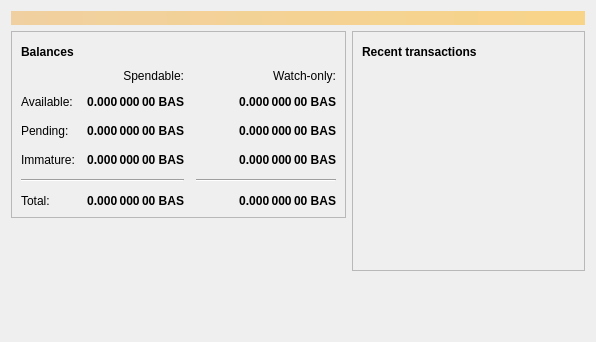
<?xml version="1.0" encoding="UTF-8"?>
<ui version="4.0">
 <class>OverviewPage</class>
 <widget class="QWidget" name="OverviewPage">
  <property name="geometry">
   <rect>
    <x>0</x>
    <y>0</y>
    <width>596</width>
    <height>342</height>
   </rect>
  </property>
  <property name="windowTitle">
   <string>Form</string>
  </property>
  <layout class="QVBoxLayout" name="topLayout">
   <item>
    <widget class="QLabel" name="labelAlerts">
     <property name="visible">
      <bool>false</bool>
     </property>
     <property name="styleSheet">
      <string notr="true">QLabel { background-color: qlineargradient(x1: 0, y1: 0, x2: 1, y2: 0, stop:0 #F0D0A0, stop:1 #F8D488); color:#000000; }</string>
     </property>
     <property name="wordWrap">
      <bool>true</bool>
     </property>
     <property name="margin">
      <number>3</number>
     </property>
     <property name="textInteractionFlags">
      <set>Qt::TextSelectableByMouse</set>
     </property>
    </widget>
   </item>
   <item>
    <layout class="QHBoxLayout" name="horizontalLayout" stretch="1,1">
     <item>
      <layout class="QVBoxLayout" name="verticalLayout_2">
       <item>
        <widget class="QFrame" name="frame">
         <property name="frameShape">
          <enum>QFrame::StyledPanel</enum>
         </property>
         <property name="frameShadow">
          <enum>QFrame::Raised</enum>
         </property>
         <layout class="QVBoxLayout" name="verticalLayout_4">
          <item>
           <layout class="QHBoxLayout" name="horizontalLayout_4">
            <item>
             <widget class="QLabel" name="label_5">
              <property name="font">
               <font>
                <weight>75</weight>
                <bold>true</bold>
               </font>
              </property>
              <property name="text">
               <string>Balances</string>
              </property>
             </widget>
            </item>
            <item>
             <widget class="QPushButton" name="labelWalletStatus">
              <property name="enabled">
               <bool>true</bool>
              </property>
              <property name="maximumSize">
               <size>
                <width>30</width>
                <height>16777215</height>
               </size>
              </property>
              <property name="toolTip">
               <string>The displayed information may be out of date. Your wallet automatically synchronizes with the Bastcoin network after a connection is established, but this process has not completed yet.</string>
              </property>
              <property name="text">
               <string/>
              </property>
              <property name="icon">
               <iconset resource="../bitcoin.qrc">
                <normaloff>:/icons/warning</normaloff>
                <disabledoff>:/icons/warning</disabledoff>:/icons/warning</iconset>
              </property>
              <property name="iconSize">
               <size>
                <width>24</width>
                <height>24</height>
               </size>
              </property>
              <property name="flat">
               <bool>true</bool>
              </property>
             </widget>
            </item>
            <item>
             <spacer name="horizontalSpacer_3">
              <property name="orientation">
               <enum>Qt::Horizontal</enum>
              </property>
              <property name="sizeHint" stdset="0">
               <size>
                <width>40</width>
                <height>20</height>
               </size>
              </property>
             </spacer>
            </item>
           </layout>
          </item>
          <item>
           <layout class="QGridLayout" name="gridLayout">
            <property name="spacing">
             <number>12</number>
            </property>
            <item row="2" column="2">
             <widget class="QLabel" name="labelWatchPending">
              <property name="font">
               <font>
                <weight>75</weight>
                <bold>true</bold>
               </font>
              </property>
              <property name="cursor">
               <cursorShape>IBeamCursor</cursorShape>
              </property>
              <property name="toolTip">
               <string>Unconfirmed transactions to watch-only addresses</string>
              </property>
              <property name="text">
               <string notr="true">0.000 000 00 BAS</string>
              </property>
              <property name="alignment">
               <set>Qt::AlignRight|Qt::AlignTrailing|Qt::AlignVCenter</set>
              </property>
              <property name="textInteractionFlags">
               <set>Qt::LinksAccessibleByMouse|Qt::TextSelectableByKeyboard|Qt::TextSelectableByMouse</set>
              </property>
             </widget>
            </item>
            <item row="2" column="1">
             <widget class="QLabel" name="labelUnconfirmed">
              <property name="font">
               <font>
                <weight>75</weight>
                <bold>true</bold>
               </font>
              </property>
              <property name="cursor">
               <cursorShape>IBeamCursor</cursorShape>
              </property>
              <property name="toolTip">
               <string>Total of transactions that have yet to be confirmed, and do not yet count toward the spendable balance</string>
              </property>
              <property name="text">
               <string notr="true">0.000 000 00 BAS</string>
              </property>
              <property name="alignment">
               <set>Qt::AlignRight|Qt::AlignTrailing|Qt::AlignVCenter</set>
              </property>
              <property name="textInteractionFlags">
               <set>Qt::LinksAccessibleByMouse|Qt::TextSelectableByKeyboard|Qt::TextSelectableByMouse</set>
              </property>
             </widget>
            </item>
            <item row="3" column="2">
             <widget class="QLabel" name="labelWatchImmature">
              <property name="font">
               <font>
                <weight>75</weight>
                <bold>true</bold>
               </font>
              </property>
              <property name="cursor">
               <cursorShape>IBeamCursor</cursorShape>
              </property>
              <property name="toolTip">
               <string>Mined balance in watch-only addresses that has not yet matured</string>
              </property>
              <property name="text">
               <string notr="true">0.000 000 00 BAS</string>
              </property>
              <property name="alignment">
               <set>Qt::AlignRight|Qt::AlignTrailing|Qt::AlignVCenter</set>
              </property>
              <property name="textInteractionFlags">
               <set>Qt::LinksAccessibleByMouse|Qt::TextSelectableByKeyboard|Qt::TextSelectableByMouse</set>
              </property>
             </widget>
            </item>
            <item row="4" column="0" colspan="2">
             <widget class="Line" name="line">
              <property name="orientation">
               <enum>Qt::Horizontal</enum>
              </property>
             </widget>
            </item>
            <item row="4" column="2">
             <widget class="Line" name="lineWatchBalance">
              <property name="sizePolicy">
               <sizepolicy hsizetype="Preferred" vsizetype="Fixed">
                <horstretch>0</horstretch>
                <verstretch>0</verstretch>
               </sizepolicy>
              </property>
              <property name="minimumSize">
               <size>
                <width>140</width>
                <height>0</height>
               </size>
              </property>
              <property name="orientation">
               <enum>Qt::Horizontal</enum>
              </property>
             </widget>
            </item>
            <item row="5" column="0">
             <widget class="QLabel" name="labelTotalText">
              <property name="text">
               <string>Total:</string>
              </property>
             </widget>
            </item>
            <item row="3" column="1">
             <widget class="QLabel" name="labelImmature">
              <property name="font">
               <font>
                <weight>75</weight>
                <bold>true</bold>
               </font>
              </property>
              <property name="cursor">
               <cursorShape>IBeamCursor</cursorShape>
              </property>
              <property name="toolTip">
               <string>Mined balance that has not yet matured</string>
              </property>
              <property name="text">
               <string notr="true">0.000 000 00 BAS</string>
              </property>
              <property name="alignment">
               <set>Qt::AlignRight|Qt::AlignTrailing|Qt::AlignVCenter</set>
              </property>
              <property name="textInteractionFlags">
               <set>Qt::LinksAccessibleByMouse|Qt::TextSelectableByKeyboard|Qt::TextSelectableByMouse</set>
              </property>
             </widget>
            </item>
            <item row="2" column="3">
             <spacer name="horizontalSpacer_2">
              <property name="orientation">
               <enum>Qt::Horizontal</enum>
              </property>
              <property name="sizeHint" stdset="0">
               <size>
                <width>40</width>
                <height>20</height>
               </size>
              </property>
             </spacer>
            </item>
            <item row="3" column="0">
             <widget class="QLabel" name="labelImmatureText">
              <property name="text">
               <string>Immature:</string>
              </property>
             </widget>
            </item>
            <item row="5" column="1">
             <widget class="QLabel" name="labelTotal">
              <property name="font">
               <font>
                <weight>75</weight>
                <bold>true</bold>
               </font>
              </property>
              <property name="cursor">
               <cursorShape>IBeamCursor</cursorShape>
              </property>
              <property name="toolTip">
               <string>Your current total balance</string>
              </property>
              <property name="text">
               <string notr="true">0.000 000 00 BAS</string>
              </property>
              <property name="alignment">
               <set>Qt::AlignRight|Qt::AlignTrailing|Qt::AlignVCenter</set>
              </property>
              <property name="textInteractionFlags">
               <set>Qt::LinksAccessibleByMouse|Qt::TextSelectableByKeyboard|Qt::TextSelectableByMouse</set>
              </property>
             </widget>
            </item>
            <item row="5" column="2">
             <widget class="QLabel" name="labelWatchTotal">
              <property name="font">
               <font>
                <weight>75</weight>
                <bold>true</bold>
               </font>
              </property>
              <property name="cursor">
               <cursorShape>IBeamCursor</cursorShape>
              </property>
              <property name="toolTip">
               <string>Current total balance in watch-only addresses</string>
              </property>
              <property name="text">
               <string notr="true">0.000 000 00 BAS</string>
              </property>
              <property name="alignment">
               <set>Qt::AlignRight|Qt::AlignTrailing|Qt::AlignVCenter</set>
              </property>
              <property name="textInteractionFlags">
               <set>Qt::LinksAccessibleByMouse|Qt::TextSelectableByKeyboard|Qt::TextSelectableByMouse</set>
              </property>
             </widget>
            </item>
            <item row="0" column="2">
             <widget class="QLabel" name="labelWatchonly">
              <property name="text">
               <string>Watch-only:</string>
              </property>
              <property name="alignment">
               <set>Qt::AlignRight|Qt::AlignTrailing|Qt::AlignVCenter</set>
              </property>
             </widget>
            </item>
            <item row="1" column="0">
             <widget class="QLabel" name="labelBalanceText">
              <property name="text">
               <string>Available:</string>
              </property>
             </widget>
            </item>
            <item row="1" column="1">
             <widget class="QLabel" name="labelBalance">
              <property name="font">
               <font>
                <weight>75</weight>
                <bold>true</bold>
               </font>
              </property>
              <property name="cursor">
               <cursorShape>IBeamCursor</cursorShape>
              </property>
              <property name="toolTip">
               <string>Your current spendable balance</string>
              </property>
              <property name="text">
               <string notr="true">0.000 000 00 BAS</string>
              </property>
              <property name="alignment">
               <set>Qt::AlignRight|Qt::AlignTrailing|Qt::AlignVCenter</set>
              </property>
              <property name="textInteractionFlags">
               <set>Qt::LinksAccessibleByMouse|Qt::TextSelectableByKeyboard|Qt::TextSelectableByMouse</set>
              </property>
             </widget>
            </item>
            <item row="1" column="2">
             <widget class="QLabel" name="labelWatchAvailable">
              <property name="font">
               <font>
                <weight>75</weight>
                <bold>true</bold>
               </font>
              </property>
              <property name="cursor">
               <cursorShape>IBeamCursor</cursorShape>
              </property>
              <property name="toolTip">
               <string>Your current balance in watch-only addresses</string>
              </property>
              <property name="text">
               <string notr="true">0.000 000 00 BAS</string>
              </property>
              <property name="alignment">
               <set>Qt::AlignRight|Qt::AlignTrailing|Qt::AlignVCenter</set>
              </property>
              <property name="textInteractionFlags">
               <set>Qt::LinksAccessibleByMouse|Qt::TextSelectableByKeyboard|Qt::TextSelectableByMouse</set>
              </property>
             </widget>
            </item>
            <item row="2" column="0">
             <widget class="QLabel" name="labelPendingText">
              <property name="text">
               <string>Pending:</string>
              </property>
             </widget>
            </item>
            <item row="0" column="1">
             <widget class="QLabel" name="labelSpendable">
              <property name="text">
               <string>Spendable:</string>
              </property>
              <property name="alignment">
               <set>Qt::AlignRight|Qt::AlignTrailing|Qt::AlignVCenter</set>
              </property>
             </widget>
            </item>
           </layout>
          </item>
         </layout>
        </widget>
       </item>
       <item>
        <spacer name="verticalSpacer">
         <property name="orientation">
          <enum>Qt::Vertical</enum>
         </property>
         <property name="sizeHint" stdset="0">
          <size>
           <width>20</width>
           <height>40</height>
          </size>
         </property>
        </spacer>
       </item>
      </layout>
     </item>
     <item>
      <layout class="QVBoxLayout" name="verticalLayout_3">
       <item>
        <widget class="QFrame" name="frame_2">
         <property name="frameShape">
          <enum>QFrame::StyledPanel</enum>
         </property>
         <property name="frameShadow">
          <enum>QFrame::Raised</enum>
         </property>
         <layout class="QVBoxLayout" name="verticalLayout">
          <item>
           <layout class="QHBoxLayout" name="horizontalLayout_2">
            <item>
             <widget class="QLabel" name="label_4">
              <property name="font">
               <font>
                <weight>75</weight>
                <bold>true</bold>
               </font>
              </property>
              <property name="text">
               <string>Recent transactions</string>
              </property>
             </widget>
            </item>
            <item>
             <widget class="QPushButton" name="labelTransactionsStatus">
              <property name="enabled">
               <bool>true</bool>
              </property>
              <property name="maximumSize">
               <size>
                <width>30</width>
                <height>16777215</height>
               </size>
              </property>
              <property name="toolTip">
               <string>The displayed information may be out of date. Your wallet automatically synchronizes with the Bastcoin network after a connection is established, but this process has not completed yet.</string>
              </property>
              <property name="text">
               <string/>
              </property>
              <property name="icon">
               <iconset resource="../bitcoin.qrc">
                <normaloff>:/icons/warning</normaloff>
                <disabledoff>:/icons/warning</disabledoff>:/icons/warning</iconset>
              </property>
              <property name="iconSize">
               <size>
                <width>24</width>
                <height>24</height>
               </size>
              </property>
              <property name="flat">
               <bool>true</bool>
              </property>
             </widget>
            </item>
            <item>
             <spacer name="horizontalSpacer">
              <property name="orientation">
               <enum>Qt::Horizontal</enum>
              </property>
              <property name="sizeHint" stdset="0">
               <size>
                <width>40</width>
                <height>20</height>
               </size>
              </property>
             </spacer>
            </item>
           </layout>
          </item>
          <item>
           <widget class="QListView" name="listTransactions">
            <property name="styleSheet">
             <string notr="true">QListView { background: transparent; }</string>
            </property>
            <property name="frameShape">
             <enum>QFrame::NoFrame</enum>
            </property>
            <property name="verticalScrollBarPolicy">
             <enum>Qt::ScrollBarAlwaysOff</enum>
            </property>
            <property name="horizontalScrollBarPolicy">
             <enum>Qt::ScrollBarAlwaysOff</enum>
            </property>
            <property name="selectionMode">
             <enum>QAbstractItemView::NoSelection</enum>
            </property>
           </widget>
          </item>
         </layout>
        </widget>
       </item>
       <item>
        <spacer name="verticalSpacer_2">
         <property name="orientation">
          <enum>Qt::Vertical</enum>
         </property>
         <property name="sizeHint" stdset="0">
          <size>
           <width>20</width>
           <height>40</height>
          </size>
         </property>
        </spacer>
       </item>
      </layout>
     </item>
    </layout>
   </item>
  </layout>
 </widget>
 <resources/>
 <connections/>
</ui>
